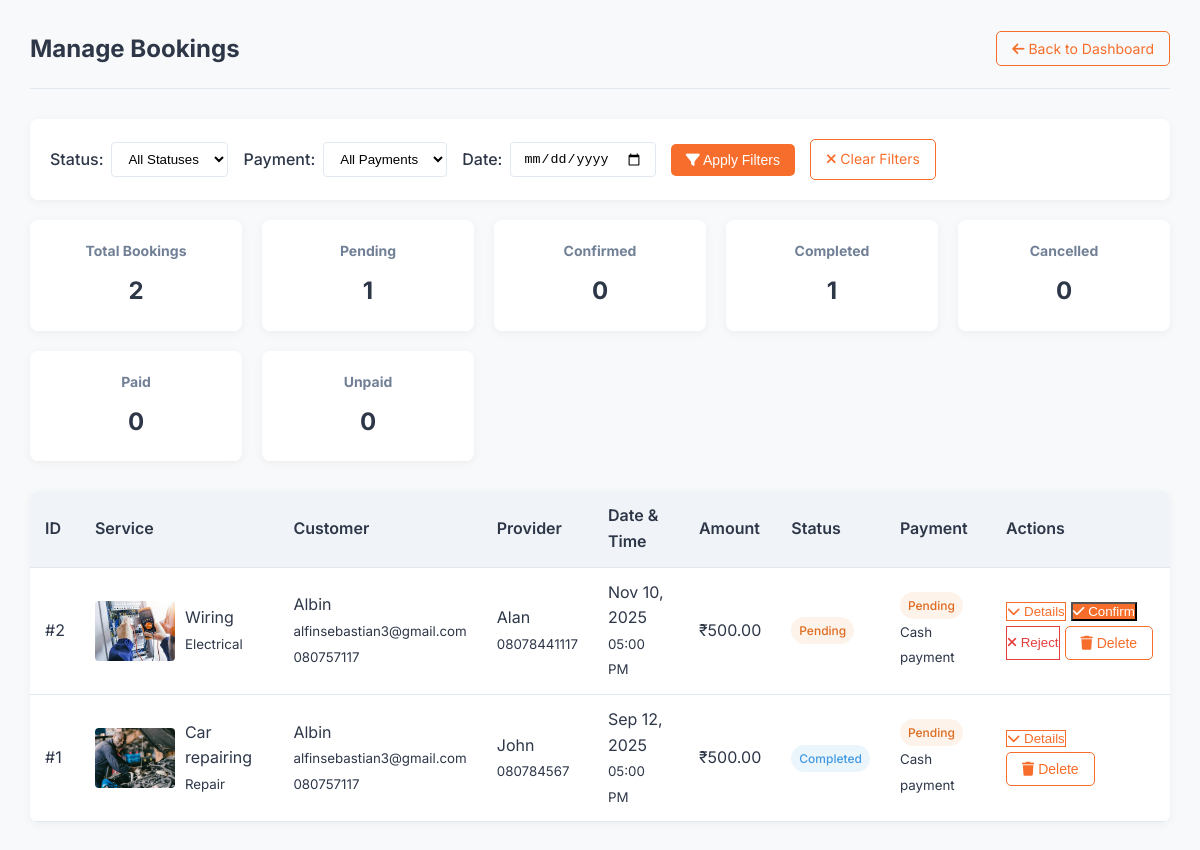
The page /bookings.php (signed in) on the database its author committed.
### tables this page shows
CREATE TABLE `bookings` (
  `id` int(11) NOT NULL,
  `user_id` int(11) NOT NULL,
  `provider_id` int(11) NOT NULL,
  `service_id` int(11) NOT NULL,
  `booking_date` datetime NOT NULL,
  `address` text NOT NULL,
  `amount` decimal(10,2) NOT NULL,
  `status` enum('pending','confirmed','completed','cancelled','rejected') DEFAULT 'pending',
  `cancellation_reason` text DEFAULT NULL,
  `payment_type` enum('cash','later') NOT NULL DEFAULT 'cash',
  `payment_status` enum('pending','paid','unpaid') DEFAULT 'pending',
  `admin_notes` text DEFAULT NULL,
  `customer_notes` text DEFAULT NULL,
  `provider_notes` text DEFAULT NULL,
  `created_at` timestamp NOT NULL DEFAULT current_timestamp()
);

CREATE TABLE `services` (
  `id` int(11) NOT NULL,
  `name` varchar(100) NOT NULL,
  `category_id` int(11) NOT NULL,
  `description` text NOT NULL,
  `base_price` decimal(10,2) NOT NULL,
  `duration_minutes` int(11) NOT NULL,
  `image` varchar(255) DEFAULT NULL,
  `created_at` timestamp NOT NULL DEFAULT current_timestamp()
);

CREATE TABLE `service_categories` (
  `id` int(11) NOT NULL,
  `name` varchar(50) NOT NULL,
  `description` text DEFAULT NULL,
  `icon` varchar(50) DEFAULT NULL
);

CREATE TABLE `users` (
  `id` int(11) NOT NULL,
  `name` varchar(100) NOT NULL,
  `email` varchar(100) NOT NULL,
  `password` varchar(255) NOT NULL,
  `role` enum('admin','provider','customer') NOT NULL,
  `phone` varchar(20) NOT NULL,
  `address` text NOT NULL,
  `city` varchar(100) NOT NULL,
  `state` varchar(100) NOT NULL,
  `pincode` varchar(20) NOT NULL,
  `profile_image` varchar(255) DEFAULT NULL,
  `is_active` tinyint(1) DEFAULT 1,
  `created_at` timestamp NOT NULL DEFAULT current_timestamp(),
  `updated_at` timestamp NOT NULL DEFAULT current_timestamp() ON UPDATE current_timestamp()
);

### bookings.php (the view, shortened to what this page needs)
<?php
include 'db.php';
$status_filter = $_GET['status'] ?? 'all';
$date_filter = $_GET['date'] ?? '';
$payment_filter = $_GET['payment_status'] ?? 'all';
$query = "
    SELECT
        b.id, b.booking_date, b.status, b.amount,
        b.cancellation_reason, b.payment_type, b.payment_status, b.address,
        u.name as customer_name, u.email as customer_email, u.phone as customer_phone,
        p.name as provider_name, p.phone as provider_phone,
        s.name as service_name,
        sc.name as category_name,
        (SELECT image_url FROM service_images WHERE service_id = s.id LIMIT 1) as service_image,
        r.rating, r.comment as review_comment
    FROM bookings b
    JOIN users u ON b.user_id = u.id
    JOIN users p ON b.provider_id = p.id
    JOIN services s ON b.service_id = s.id
    JOIN service_categories sc ON s.category_id = sc.id
    LEFT JOIN reviews r ON b.id = r.booking_id
";
$query .= " ORDER BY b.booking_date DESC";
$stmt = $conn->prepare($query);
if (!$stmt->execute()) {
    die("Execute failed: (" . $stmt->errno . ") " . $stmt->error);
}
$bookings = $stmt->get_result();
$counts = $conn->query("
    SELECT
        COUNT(*) as total,
        SUM(status = 'pending') as pending,
        SUM(status = 'confirmed') as confirmed,
        SUM(status = 'completed') as completed,
        SUM(status = 'cancelled') as cancelled,
        SUM(status = 'rejected') as rejected,
        SUM(payment_status = 'paid') as paid,
        SUM(payment_status = 'pending') as payment_pending,
        SUM(payment_status = 'unpaid') as unpaid
    FROM bookings
")->fetch_assoc();
?>
<!DOCTYPE html>
<html lang="en">
<head>
    <link rel="stylesheet" href="https://cdnjs.cloudflare.com/ajax/libs/font-awesome/6.4.0/css/all.min.css">
</head>
<body>
    <div class="dashboard-container">
        <div class="main-content">
            <div class="header">
                <h1>Manage Bookings</h1>
                     <div>
            <a href="admin_dashboard.php" class="btn btn-outline">
                <i class="fas fa-arrow-left"></i> Back to Dashboard
            </a>
                </div>
            </div>
            <form method="GET" class="filter-controls">
                <div class="filter-group">
                    <label for="status">Status:</label>
                    <select name="status" id="status">
                        <option value="all" <?= $status_filter === 'all' ? 'selected' : '' ?>>All Statuses</option>
                    </select>
                </div>
                <div class="filter-group">
                    <label for="payment_status">Payment:</label>
                    <select name="payment_status" id="payment_status">
                        <option value="all" <?= $payment_filter === 'all' ? 'selected' : '' ?>>All Payments</option>
                    </select>
                </div>
                <div class="filter-group">
                    <label for="date">Date:</label>
                    <input type="date" name="date" id="date" value="<?= htmlspecialchars($date_filter) ?>">
                </div>
                <button type="submit" class="btn btn-primary">
                    <i class="fas fa-filter"></i> Apply Filters
                </button>
                <a href="bookings.php" class="btn btn-outline">
                    <i class="fas fa-times"></i> Clear Filters
                </a>
            </form>
            <div class="dashboard-cards">
                <div class="card" onclick="filterByStatus('all')">
                    <h3>Total Bookings</h3>
                    <p><?= $counts['total'] ?></p>
                </div>
                <div class="card" onclick="filterByStatus('pending')">
                    <h3>Pending</h3>
                    <p><?= $counts['pending'] ?></p>
                </div>
                <div class="card" onclick="filterByStatus('confirmed')">
                    <h3>Confirmed</h3>
                    <p><?= $counts['confirmed'] ?></p>
                </div>
                <div class="card" onclick="filterByStatus('completed')">
                    <h3>Completed</h3>
                    <p><?= $counts['completed'] ?></p>
                </div>
                <div class="card" onclick="filterByStatus('cancelled')">
                    <h3>Cancelled</h3>
                    <p><?= $counts['cancelled'] + $counts['rejected'] ?></p>
                </div>
                <div class="card" onclick="filterByPayment('paid')">
                    <h3>Paid</h3>
                    <p><?= $counts['paid'] ?></p>
                </div>
                <div class="card" onclick="filterByPayment('unpaid')">
                    <h3>Unpaid</h3>
                    <p><?= $counts['unpaid'] ?></p>
                </div>
            </div>
            <table class="data-table">
                <thead>
                    <tr>
                        <th>ID</th>
                        <th>Service</th>
                        <th>Customer</th>
                        <th>Provider</th>
                        <th>Date & Time</th>
                        <th>Amount</th>
                        <th>Status</th>
                        <th>Payment</th>
                        <th>Actions</th>
                    </tr>
                </thead>
                <tbody>
                    <?php if ($bookings->num_rows > 0): ?>
                        <?php while ($booking = $bookings->fetch_assoc()):
                            $bookingDate = new DateTime($booking['booking_date']);
                            $date = $bookingDate->format('M d, Y');
                            $time = $bookingDate->format('h:i A');
                        ?>
                            <tr>
                                <td>#<?= $booking['id'] ?></td>
                                <td>
                                    <div style="display: flex; align-items: center; gap: 10px;">
                                        <img src="<?= htmlspecialchars($booking['service_image'] ?? 'https://via.placeholder.com/80x60?text=Service') ?>"
                                             alt="<?= htmlspecialchars($booking['service_name']) ?>"
                                             class="service-image">
                                        <div>
                                            <div><?= htmlspecialchars($booking['service_name']) ?></div>
                                            <small><?= htmlspecialchars($booking['category_name']) ?></small>
                                        </div>
                                    </div>
                                </td>
                                <td>
                                    <?= htmlspecialchars($booking['customer_name']) ?><br>
                                    <small><?= htmlspecialchars($booking['customer_email']) ?></small><br>
                                    <small><?= htmlspecialchars($booking['customer_phone']) ?></small>
                                </td>
                                <td>
                                    <?= htmlspecialchars($booking['provider_name']) ?><br>
                                    <small><?= htmlspecialchars($booking['provider_phone']) ?></small>
                                </td>
                                <td>
                                    <?= $date ?><br>
                                    <small><?= $time ?></small>
                                </td>
                                <td>₹<?= number_format($booking['amount'], 2) ?></td>
                                <td>
                                    <span class="booking-status status-<?= $booking['status'] ?>">
                                        <?= ucfirst($booking['status']) ?>
                                    </span>
                                </td>
                                <td>
                                    <span class="payment-status payment-<?= $booking['payment_status'] ?>">
                                        <?= ucfirst($booking['payment_status']) ?>
                                    </span><br>
                                    <small><?= ucfirst($booking['payment_type']) ?> payment</small>
                                </td>
                                <td>
                                    <div class="action-buttons">
                                        <button onclick="toggleDetails(<?= $booking['id'] ?>)" class="btn-sm btn-outline">
                                            <i class="fas fa-chevron-down"></i> Details
                                        </button>
                                        <?php if ($booking['status'] === 'pending'): ?>
                                            <button class="btn-sm btn-primary" onclick="showStatusModal(<?= $booking['id'] ?>, 'confirm')">
                                                <i class="fas fa-check"></i> Confirm
                                            </button>
                                            <button class="btn-sm btn-outline" style="color: var(--error); border-color: var(--error);"
                                                    onclick="showStatusModal(<?= $booking['id'] ?>, 'reject')">
                                                <i class="fas fa-times"></i> Reject
                                            </button>
                                        <?php endif; ?>
                                        <form method="POST" style="display:inline;">
                                            <button type="submit" name="delete_booking" class="btn btn-outline btn-sm"
                                                    onclick="return confirm('Are you sure you want to delete this booking? This action cannot be undone.');">
                                                <i class="fas fa-trash"></i> Delete
                                            </button>
                                        </form>
                                    </div>
                                </td>
                            </tr>
                        <?php endwhile; ?>
                    <?php endif; ?>
                </tbody>
            </table>
        </div>
    </div>
</body>
</html>

### bookings.php (style rules this page uses)
:root { --primary: #f76d2b; --primary-dark: #e05b1a; --secondary: #2d3748; --accent: #f0f4f8; --text: #2d3748; --light-text: #718096; --border: #e2e8f0; --white: #ffffff; --success: #38a169; --warning: #dd6b20; --error: #e53e3e; }
* { margin: 0; padding: 0; box-sizing: border-box; }
body { font-family: 'Inter', sans-serif; background-color: #f8f9fa; color: var(--text); line-height: 1.6; }
.dashboard-container { display: flex; min-height: 100vh; }
.main-content { flex: 1; padding: 30px; }
.header { display: flex; justify-content: space-between; align-items: center; margin-bottom: 30px; padding-bottom: 20px; border-bottom: 1px solid var(--border); }
.header h1 { font-size: 24px; color: var(--secondary); }
.btn { padding: 8px 15px; border-radius: 5px; text-decoration: none; font-size: 14px; transition: all 0.3s; cursor: pointer; border: none; }
.btn-primary { background-color: var(--primary); color: white; }
.btn-outline { background-color: transparent; border: 1px solid var(--primary); color: var(--primary); }
.dashboard-cards { display: grid; grid-template-columns: repeat(auto-fill, minmax(200px, 1fr)); gap: 20px; margin-bottom: 30px; }
.card { background-color: var(--white); border-radius: 8px; padding: 20px; box-shadow: 0 2px 10px rgba(0,0,0,0.05); text-align: center; cursor: pointer; transition: transform 0.3s; }
.card h3 { font-size: 14px; color: var(--light-text); margin-bottom: 10px; }
.card p { font-size: 24px; font-weight: 700; color: var(--secondary); }
.filter-controls { background-color: var(--white); padding: 20px; border-radius: 8px; box-shadow: 0 2px 10px rgba(0,0,0,0.05); margin-bottom: 20px; display: flex; flex-wrap: wrap; gap: 15px; align-items: center; }
.filter-group { display: flex; align-items: center; gap: 8px; }
.filter-group label { font-weight: 500; color: var(--secondary); }
select, input { padding: 8px 12px; border: 1px solid var(--border); border-radius: 4px; background-color: var(--white); }
.data-table { width: 100%; border-collapse: collapse; background-color: var(--white); box-shadow: 0 2px 10px rgba(0,0,0,0.05); border-radius: 8px; overflow: hidden; }
.data-table th, .data-table td { padding: 12px 15px; text-align: left; border-bottom: 1px solid var(--border); }
.data-table th { background-color: var(--accent); color: var(--secondary); font-weight: 600; }
.booking-status { display: inline-block; padding: 4px 8px; border-radius: 20px; font-size: 12px; font-weight: 500; }
.status-pending { background-color: rgba(237, 137, 54, 0.1); color: var(--warning); }
.status-completed { background-color: rgba(66, 153, 225, 0.1); color: #4299e1; }
.payment-status { display: inline-block; padding: 4px 8px; border-radius: 20px; font-size: 12px; font-weight: 500; }
.payment-pending { background-color: rgba(237, 137, 54, 0.1); color: var(--warning); }
.action-buttons { display: flex; gap: 5px; flex-wrap: wrap; }
.service-image { width: 80px; height: 60px; object-fit: cover; border-radius: 4px; }

### rows shown on the page
bookings: id "2", shows a picture, service.name "Wiring", service_categories.name "Electrical", user.name "Albin", user.email "alfinsebastian3@gmail.com", user.phone "080757117", provider.name "Alan", provider.phone "08078441117", booking_date "Nov 10, 2025", booking_date "05:00 PM", amount "500.00", status "Pending", payment_status "Pending", payment_type "Cash"
bookings: id "1", shows a picture, service.name "Car repairing", service_categories.name "Repair", user.name "Albin", user.email "alfinsebastian3@gmail.com", user.phone "080757117", provider.name "John", provider.phone "080784567", booking_date "Sep 12, 2025", booking_date "05:00 PM", amount "500.00", status "Completed", payment_status "Pending", payment_type "Cash"

### other values the page prints
$counts['total'] "2"
$counts['pending'] "1"
$counts['confirmed'] "0"
$counts['completed'] "1"
$counts['cancelled'] + $counts['rejected'] "0"
$counts['paid'] "0"
$counts['unpaid'] "0"
